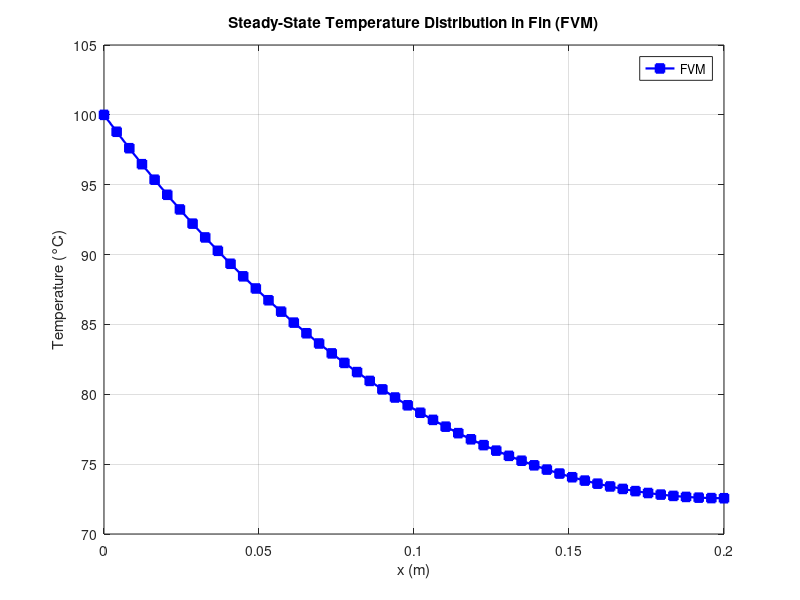

MATLAB code to generate this figure:
% Fin_FVM.m
clear; clc; close all;

% ----------------------
% Geometry & properties
L = 0.20;           % fin length (m)
t = 0.01;           % thickness (m)
w = 0.02;           % width (m)
A = t*w;            % cross-sectional area (m^2)
P = 2*(t + w);      % perimeter (m)

k = 205;            % thermal conductivity (W/m.K)
h = 20;             % convective coefficient (W/m^2.K)
T_inf = 30;         % ambient temperature (°C)
T_b = 100;          % base temperature (°C)

% ----------------------
% Mesh / discretization
N = 50;             % number of nodes
dx = L/(N-1);       % uniform spacing
x = linspace(0,L,N)';

% Preallocate
A_mat = zeros(N,N);
b = zeros(N,1);

% Conductance constant
G = k*A/dx;         % west/east conductance for interior faces

% ----------------------
% Base BC (Dirichlet at x=0)
A_mat(1,1) = 1;
b(1) = T_b;

% Interior CVs: i = 2 .. N-1
for i = 2:N-1
    Aw = G; Ae = G;                  % conductances to west and east
    conv_area = P * dx;              % exposed surface area for convection
    A_mat(i,i-1) = -Aw;
    A_mat(i,i)   = Aw + Ae + h*conv_area;
    A_mat(i,i+1) = -Ae;
    b(i) = h*conv_area * T_inf;
end

% Tip CV (i = N): insulated (east flux = 0)
i = N;
Aw = G; Ae = 0;
conv_area = P * (dx/2);              % half-cell convection area
A_mat(i,i-1) = -Aw;
A_mat(i,i)   = Aw + h*conv_area;
b(i) = h*conv_area * T_inf;

% ----------------------
% Solve linear system
T_fvm = A_mat \ b;

% ----------------------
% Plot
figure;
plot(x, T_fvm, '-sb','LineWidth',1.6,'MarkerFaceColor','b');
xlabel('x (m)'); ylabel('Temperature (°C)');
title('Steady-State Temperature Distribution in Fin (FVM)');
grid on;
legend('FVM','Location','Best');
